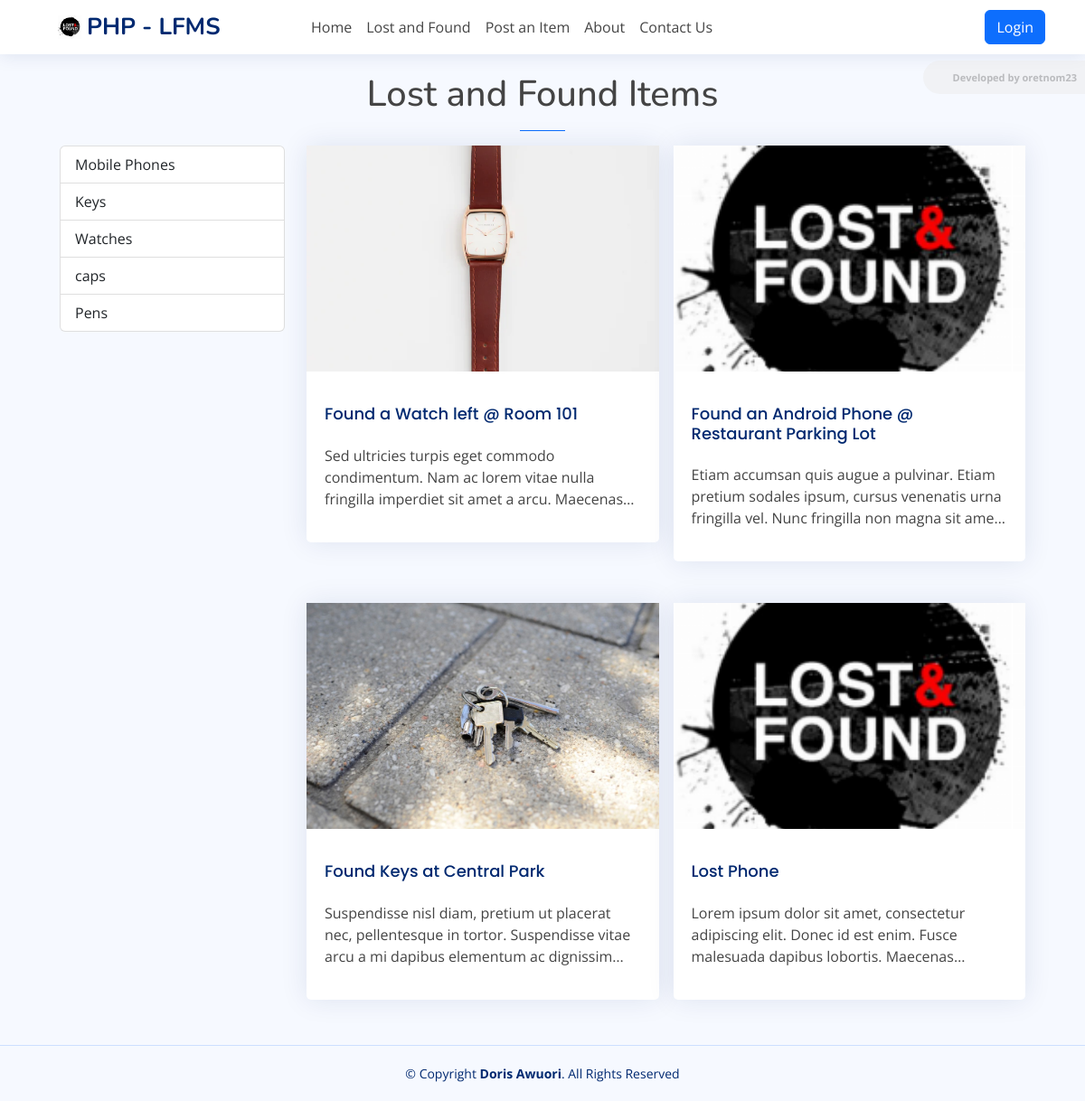
The app's page /?page=items with its own data.
### tables this page shows
CREATE TABLE `category_list` (
  `id` bigint(30) NOT NULL,
  `name` text NOT NULL,
  `description` text NOT NULL,
  `status` tinyint(1) NOT NULL DEFAULT 1,
  `created_at` datetime NOT NULL DEFAULT current_timestamp(),
  `updated_at` datetime DEFAULT NULL ON UPDATE current_timestamp()
);

CREATE TABLE `item_list` (
  `id` bigint(30) NOT NULL AUTO_INCREMENT,
  `category_id` bigint(30) NOT NULL,
  `fullname` text NOT NULL,
  `title` text NOT NULL,
  `description` text NOT NULL,
  `contact` text NOT NULL,
  `image_path` text DEFAULT NULL,
  `status` tinyint(1) NOT NULL DEFAULT 0,
  `created_at` datetime NOT NULL DEFAULT current_timestamp(),
  `updated` datetime DEFAULT NULL ON UPDATE current_timestamp(),
  PRIMARY KEY (`id`)
);

### classes/DBConnection.php (called while the page is built, shortened)
<?php
class DBConnection{
    private $host = DB_SERVER;
    private $username = DB_USERNAME;
    private $password = DB_PASSWORD;
    private $database = DB_NAME;
    public $conn;
    public function __construct(){
        if (!isset($this->conn)) {
            $this->conn = new mysqli($this->host, $this->username, $this->password, $this->database);
        }
    }
}
?>

### classes/SystemSettings.php (called while the page is built, shortened)
<?php
class SystemSettings extends DBConnection{
	function info($field=''){
		if(!empty($field)){
			if(isset($_SESSION['system_info'][$field]))
				return $_SESSION['system_info'][$field];
			else
				return false;
		}else{
			return false;
		}
	}
}
$_settings = new SystemSettings();
?>

### config.php (called while the page is built, shortened)
<?php
require_once('classes/DBConnection.php');
require_once('classes/SystemSettings.php');
function validate_image($file){
    global $_settings;
	if(!empty($file)){
        $ex = explode("?",$file);
        $file = $ex[0];
        $ts = isset($ex[1]) ? "?".$ex[1] : '';
		if(is_file(base_app.$file)){
			return base_url.$file.$ts;
		}else{
			return base_url.($_settings->info('logo'));
		}
	}else{
		return base_url.($_settings->info('logo'));
	}
}
?>

### items/index.php (the view, shortened to what this page needs)
<h1 class="pageTitle text-center titleTxt">Lost and Found Items</h1>
<hr class="mx-auto bg-primary border-primary opacity-100" style="width:50px">
<div class="container-sm">
    <div class="row">
        <div class="col-lg-3 col-md-4 col-sm-12 col-12">
            <div class="list-group">
                <?php
                $qry = $conn->query("SELECT * FROM `category_list` where `status` = 1 ");
                while($row = $qry->fetch_assoc()):
                ?>
                <a href="<?= base_url.'?page=items&cid='.$row['id'] ?>" class="list-group-item list-group-item-action<?= (isset($_GET['cid']) && $_GET['cid'] == $row['id']) ? ' active': '' ?>"><?= $row['name'] ?></a>
                <?php endwhile; ?>
            </div>
        </div>
        <div class="col-lg-9 col-md-8 col-sm-12 col-12">
            <?php
            $where = "";
            $items = $conn->query("SELECT * FROM `item_list` where `status` = 1 {$where} order by `title` asc")->fetch_all(MYSQLI_ASSOC);
            ?>
            <div id="item-list">
                <?php if(count($items) > 0): ?>
                <?php foreach($items as $row): ?>
                <a href="<?= base_url.'?page=items/view&id='.$row['id'] ?>" class="item-item text-decoration-none text-reset">
                    <div class="card">
                        <div class="item-card-img">
                            <img src="<?= validate_image($row['image_path']) ?>" alt="">
                        </div>
                        <div class="card-body pt-3">
                            <h4 class="card-title"><?= $row['title'] ?></h4>
                            <p class="truncate-3"><?= strip_tags(htmlspecialchars_decode($row['description'])) ?></p>
                        </div>
                    </div>
                </a>
                <?php endforeach; ?>
                <?php endif; ?>
            </div>
        </div>
    </div>
</div>

### index.php (shortened to what this page needs)
<?php require_once('./config.php'); ?>
<!DOCTYPE html>
<html lang="en">
<?php require_once('inc/header.php') ?>
  <body class="toggle-sidebar">
     <?php $page = isset($_GET['page']) ? $_GET['page'] : 'home';  ?>
     <?php require_once('inc/topBarNav.php') ?>
      <main id="main" class="main">
        <div class="container-xl px-4">
          <?php
            if(!file_exists($page.".php") && !is_dir($page)){
                include '404.html';
            }else{
              if(is_dir($page))
                include $page.'/index.php';
              else
                include $page.'.php';
            }
          ?>
        </div>
      </main>
    <?php require_once('inc/footer.php') ?>
  </body>
</html>

### inc/header.php (shortened to what this page needs)
<head>
    <link href="<?= base_url ?>assets/vendor/bootstrap/css/bootstrap.min.css" rel="stylesheet">
    <link href="<?= base_url ?>assets/vendor/bootstrap-icons/bootstrap-icons.css" rel="stylesheet">
    <link href="<?= base_url ?>assets/vendor/boxicons/css/boxicons.min.css" rel="stylesheet">
    <link href="<?= base_url ?>assets/vendor/quill/quill.snow.css" rel="stylesheet">
    <link href="<?= base_url ?>assets/vendor/quill/quill.bubble.css" rel="stylesheet">
    <link href="<?= base_url ?>assets/vendor/remixicon/remixicon.css" rel="stylesheet">
    <link href="<?= base_url ?>assets/vendor/simple-datatables/style.css" rel="stylesheet">
    <link href="<?= base_url ?>assets/vendor/select2-4.1.0-rc.0/dist/css/select2.min.css" rel="stylesheet">
    <link href="<?= base_url ?>assets/css/style.css" rel="stylesheet">
    <link href="<?= base_url ?>assets/css/custom.css" rel="stylesheet">
  </head>

### inc/topBarNav.php
<header id="header" class="header fixed-top d-flex align-items-center">
  <div class="container-lg d-flex justify-content-between px-4">
    <div class="d-flex align-items-center justify-content-between">
      <a href="<?= base_url ?>" class="logo d-flex align-items-center">
        <img src="<?= validate_image($_settings->info('logo')) ?>" alt="System Logo">
        <span class="d-none d-lg-block"><?= $_settings->info('short_name') ?></span>
      </a>
    </div>
    <nav class="header-nav me-auto">
      <ul class="d-flex align-items-center h-100">
        <li class="nav-item pe-3">
            <a href="<?= base_url ?>" class="nav-link">Home</a>
        </li>
        <li class="nav-item pe-3">
            <a href="<?= base_url.'?page=items' ?>" class="nav-link">Lost and Found</a>
        </li>
        <li class="nav-item pe-3">
            <a href="<?= base_url.'?page=found' ?>" class="nav-link">Post an Item</a>
        </li>
        <li class="nav-item pe-3">
            <a href="<?= base_url."?page=about" ?>" class="nav-link">About</a>
        </li>
        <li class="nav-item pe-3">
            <a href="<?= base_url.'?page=contact' ?>" class="nav-link">Contact Us</a>
        </li>
      </ul>
    </nav>
    <div class="d-flex align-items-center justify-content-between">
            <a href="<?= base_url.'admin' ?>" class="btn btn-primary">Login</a>
    </div>
  </div>
</header>

### inc/footer.php (shortened to what this page needs)
<footer id="footer" class="footer">
    <div class="copyright">
      &copy; Copyright <strong><span>Doris Awuori</span></strong>. All Rights Reserved
    </div>
  </footer>

### assets/css/style.css (style rules this page uses)
:root { scroll-behavior: smooth; }
body { font-family: "Open Sans", sans-serif; background: #f6f9ff; color: #444444; }
a { color: #4154f1; text-decoration: none; }
h1, h2, h3, h4, h5, h6 { font-family: "Nunito", sans-serif; }
#main { margin-top: 60px; padding: 20px 30px; transition: all 0.3s; }
.card { margin-bottom: 30px; border: none; border-radius: 5px; box-shadow: 0px 0 30px rgba(1, 41, 112, 0.1); }
.card-title { padding: 20px 0 15px 0; font-size: 18px; font-weight: 500; color: #012970; font-family: "Poppins", sans-serif; }
.card-body { padding: 0 20px 20px 20px; }
.logo { line-height: 1; }
@media (min-width: 1200px) { .logo { width: 280px; } }
.logo img { max-height: 26px; margin-right: 6px; }
.logo span { font-size: 26px; font-weight: 700; color: #012970; font-family: "Nunito", sans-serif; }
.header { transition: all 0.5s; z-index: 997; height: 60px; box-shadow: 0px 2px 20px rgba(1, 41, 112, 0.1); background-color: #fff; padding-left: 20px; }
.header-nav ul { list-style: none; }
.header-nav>ul { margin: 0; padding: 0; }
@media (min-width: 1200px) { #main, #footer { margin-left: 300px; } }
@media (min-width: 1200px) { .toggle-sidebar #main, .toggle-sidebar #footer { margin-left: 0; } }
.footer { padding: 20px 0; font-size: 14px; transition: all 0.3s; border-top: 1px solid #cddfff; }
.footer .copyright { text-align: center; color: #012970; }
div#item-list { position: relative; width: 100%; display: grid; grid-template-columns: repeat(3, 1fr); grid-gap: 1em; }
.item-item { width: 100%; margin: 0 auto; }
@media (max-width: 1300px) { div#item-list { grid-template-columns: repeat(2, 1fr); } }
@media (max-width: 1300px) { .item-item { width: 100%; } }
.item-card-img { width: 100%; height: 250px; overflow: hidden; }
.item-card-img>img { width: 100%; height: 100%; object-fit: cover; object-position: center center; transition:transform .2s ease; }

### assets/css/custom.css (style rules this page uses)
.truncate-3 { overflow: hidden; text-overflow: ellipsis; display: -webkit-box; -webkit-line-clamp: 3; -webkit-box-orient: vertical; }

### records on screen
category_list: name "Mobile Phones"
category_list: name "Keys"
category_list: name "Watches"
category_list: name "caps"
category_list: name "Pens"
item_list: image_path (picture), title "Found a Watch left @ Room 101", description "Sed ultricies turpis eget commodo condimentum. Nam ac lorem vitae nulla fringilla imperdiet sit amet a arcu.…"
item_list: title "Found an Android Phone @ Restaurant Parking Lot", description "Etiam accumsan quis augue a pulvinar. Etiam pretium sodales ipsum, cursus venenatis urna fringilla vel. Nunc fringilla non magna sit…"
item_list: image_path (picture), title "Found Keys at Central Park", description "Suspendisse nisl diam, pretium ut placerat nec, pellentesque in tortor. Suspendisse vitae arcu a mi dapibus elementum ac…"
item_list: title "Lost Phone", description "Lorem ipsum dolor sit amet, consectetur adipiscing elit. Donec id est enim. Fusce malesuada dapibus lobortis.…"

### other values on screen
$_settings->info('short_name') "PHP - LFMS"
